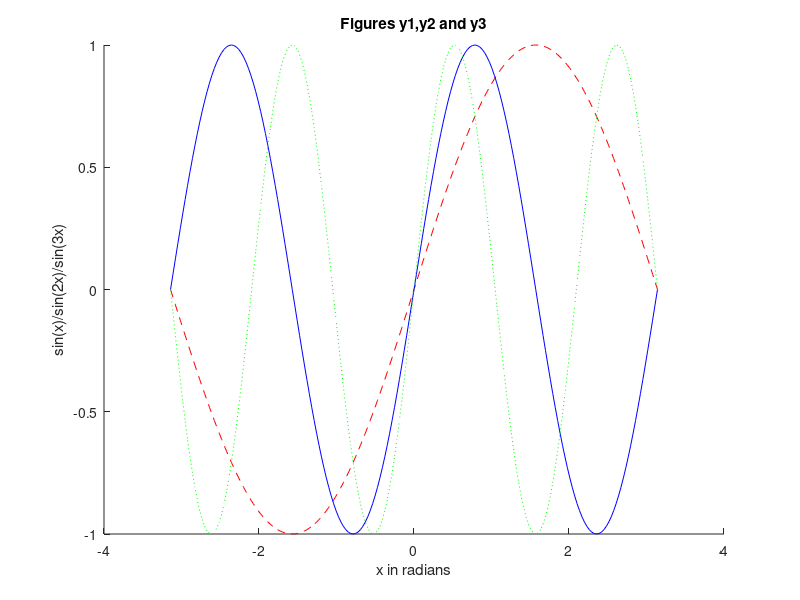

Reproduce this figure in MATLAB.
clc
clear all
close all
% Q03 and Q04
x=-pi:0.01*pi:pi;
y1=sin(x);
hold on 
plot(x,y1,'--r')
title('Figures y1,y2 and y3')
xlabel('x in radians')
ylabel('sin(x)/sin(2x)/sin(3x)')
y2=sin(2*x);
hold on 
plot(x,y2,'-b')
y3=sin(3*x);
hold on 
plot(x,y3,':g')
